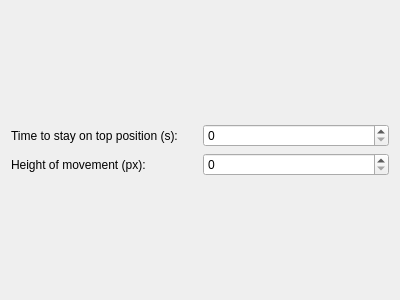
<ui version="4.0" >
 <class>solidNotifierConfig</class>
 <widget class="QWidget" name="solidNotifierConfig" >
  <property name="geometry" >
   <rect>
    <x>0</x>
    <y>0</y>
    <width>400</width>
    <height>300</height>
   </rect>
  </property>
  <layout class="QGridLayout" >
   <item row="0" column="0" >
    <layout class="QVBoxLayout" >
     <property name="spacing" >
      <number>6</number>
     </property>
     <property name="leftMargin" >
      <number>0</number>
     </property>
     <property name="topMargin" >
      <number>0</number>
     </property>
     <property name="rightMargin" >
      <number>0</number>
     </property>
     <property name="bottomMargin" >
      <number>0</number>
     </property>
     <item>
      <layout class="QHBoxLayout" >
       <property name="spacing" >
        <number>6</number>
       </property>
       <property name="leftMargin" >
        <number>0</number>
       </property>
       <property name="topMargin" >
        <number>0</number>
       </property>
       <property name="rightMargin" >
        <number>0</number>
       </property>
       <property name="bottomMargin" >
        <number>0</number>
       </property>
       <item>
        <widget class="QLabel" name="labelSize_2" >
         <property name="text" >
          <string>Time to stay on top position (s):</string>
         </property>
        </widget>
       </item>
       <item>
        <widget class="QSpinBox" name="spinTime" >
        </widget>
       </item>
      </layout>
     </item>
     <item>
      <layout class="QHBoxLayout" >
       <property name="spacing" >
        <number>6</number>
       </property>
       <property name="leftMargin" >
        <number>0</number>
       </property>
       <property name="topMargin" >
        <number>0</number>
       </property>
       <property name="rightMargin" >
        <number>0</number>
       </property>
       <property name="bottomMargin" >
        <number>0</number>
       </property>
       <item>
        <widget class="QLabel" name="labelSize" >
         <property name="text" >
          <string>Height of movement (px):</string>
         </property>
        </widget>
       </item>
       <item>
        <widget class="QSpinBox" name="spinHeight" >
        </widget>
       </item>
      </layout>
     </item>
    </layout>
   </item>
  </layout>
 </widget>
 <resources/>
 <connections/>
</ui>
